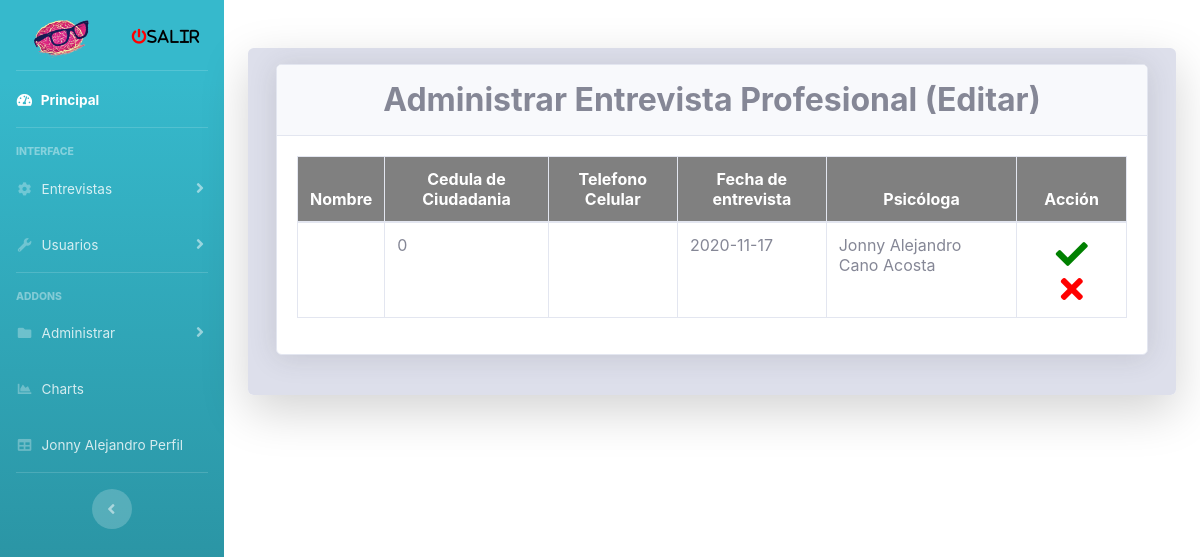
The app's page /View/gestionarEdicionEntrevistaPs.php (signed in) with its own data.
### tables this page shows
CREATE TABLE `entrevistapsicologica` (
  `nombre` varchar(40) NOT NULL,
  `cc` int(12) NOT NULL,
  `dependencia` varchar(20) NOT NULL,
  `cargo` varchar(40) NOT NULL,
  `cargoAspira` varchar(40) NOT NULL,
  `telefono` varchar(30) NOT NULL,
  `aspiracionSal` varchar(10) DEFAULT NULL,
  `fechaEntrevista` date DEFAULT current_timestamp(),
  `psicologa` varchar(30) NOT NULL,
  `responsabilidad` tinyint(1) NOT NULL,
  `productividad` tinyint(1) NOT NULL,
  `gestionCambio` tinyint(1) NOT NULL,
  `innovacion` tinyint(1) NOT NULL,
  `resiliencia` tinyint(1) NOT NULL,
  `confianza` tinyint(1) NOT NULL,
  `dswm1` varchar(5) NOT NULL DEFAULT 'NO',
  `dswm2` varchar(5) NOT NULL DEFAULT 'NO',
  `dswo3` varchar(5) NOT NULL DEFAULT 'NO',
  `dswc4` varchar(5) NOT NULL DEFAULT 'NO',
  `dswp5` varchar(5) NOT NULL DEFAULT 'NO',
  `dswa6` varchar(5) NOT NULL DEFAULT 'NO',
  `dswd7` varchar(5) NOT NULL DEFAULT 'NO',
  `other1` text DEFAULT NULL,
  `dssk1` varchar(5) NOT NULL DEFAULT 'NO',
  `dssp2` varchar(5) NOT NULL DEFAULT 'NO',
  `dssv3` varchar(5) NOT NULL DEFAULT 'NO',
  `dssd4` varchar(5) NOT NULL DEFAULT 'NO',
  `dssd5` varchar(5) NOT NULL DEFAULT 'NO',
  `dssc6` varchar(5) NOT NULL DEFAULT 'NO',
  `other2` text DEFAULT NULL,
  `dsdp1` varchar(5) NOT NULL DEFAULT 'NO',
  `dsdc2` varchar(5) NOT NULL DEFAULT 'NO',
  `dsdi3` varchar(5) NOT NULL DEFAULT 'NO',
  `dsdc4` varchar(5) NOT NULL DEFAULT 'NO',
  `dsdu5` varchar(5) NOT NULL DEFAULT 'NO',
  `dsdm6` varchar(5) NOT NULL DEFAULT 'NO',
  `dsdd7` varchar(5) NOT NULL DEFAULT 'NO',
  `dsdi8` varchar(5) NOT NULL DEFAULT 'NO',
  `dsdi9` varchar(5) NOT NULL DEFAULT 'NO',
  `dsdr10` varchar(5) NOT NULL DEFAULT 'NO',
  `other3` text DEFAULT NULL,
  `comportamientoEtico` varchar(100) NOT NULL,
  `fuenteR` varchar(20) NOT NULL,
  `resultadoI` varchar(3) DEFAULT NULL,
  `inteligenciaE` varchar(30) NOT NULL,
  `candidatoU` varchar(2) NOT NULL,
  `explicacion` text DEFAULT NULL,
  `resolucionProblemas` varchar(30) NOT NULL,
  `observaciones` text DEFAULT NULL,
  `adecuado` varchar(5) NOT NULL DEFAULT 'NO',
  `adecuadoP` varchar(5) NOT NULL DEFAULT 'NO',
  `parcialmente` varchar(5) NOT NULL DEFAULT 'NO',
  `primera` varchar(5) NOT NULL DEFAULT 'NO',
  `segunda` varchar(5) NOT NULL DEFAULT 'NO',
  `noA` varchar(5) NOT NULL DEFAULT 'NO',
  `concepto` text DEFAULT NULL,
  `co` int(11) DEFAULT NULL,
  `terminado` varchar(5) NOT NULL DEFAULT 'False',
  `modificar` varchar(10) NOT NULL DEFAULT 'False'
);

### View/gestionarEdicionEntrevistaPs.php (the view, shortened to what this page needs)
<?php include "../config.php";
if (isset($_SESSION["rol"])) {
  switch ($_SESSION['rol']) {
    case 1:
      include "../template/sidebar.php";
      break;
  }
}
?>
<!DOCTYPE html>
<html xmlns="http://www.w3.org/1999/xhtml">
<?php include FOLDER_TEMPLATE . "head.php"; ?>
<body id="page-top">
  <div class="container">
    <div class="card o-hidden border-0 shadow-lg my-5">
      <div class="card-body p-3 bg-gray-300">
        <div class="row">
          <div class="col-md-12">
            <div class="col-md-12 mx-auto">
              <div class="form-group">
                <div class="card shadow mb-4">
                  <div class="card-header py-3">
                    <center>
                      <h2 class="m-0 font-weight-bold text">Administrar Entrevista Profesional (Editar)</h2>
                    </center>
                  </div>
                  <div class="card-body">
                    <div class="table-responsive">
                      <table class="table table-bordered" width="100%" cellspacing="10">
                        <thead style="background-color: gray; color: white; text-align: center;">
                          <tr>
                            <th>Nombre </th>
                            <th>Cedula de Ciudadania</th>
                            <th>Telefono Celular</th>
                            <th>Fecha de entrevista</th>
                            <th>Psicóloga</th>
                            <th>Acción</th>
                          </tr>
                        </thead>
                        <?php
                        require_once "../Model/conexioon.php";
                        $sql = "SELECT entrevistapsicologica.nombre, entrevistapsicologica.cc, entrevistapsicologica.telefono, entrevistapsicologica.fechaEntrevista, entrevistapsicologica.psicologa, usuario.correo_electronico FROM usuario , entrevistapsicologica where terminado = 'True' and modificar = 'Solicitado' and usuario.co = entrevistapsicologica.co ";
                        $rta = $objCnx->query($sql);
                        while ($datos = $rta->fetch_array()) {
                        ?>
                          <tbody>
                            <tr>
                              <td><?php echo $datos['nombre'] ?></td>
                              <td><?php echo $datos['cc'] ?></td>
                              <td><?php echo $datos['telefono'] ?></td>
                              <td><?php echo $datos['fechaEntrevista'] ?></td>
                              <td><?php echo $datos['psicologa'] ?></td>
                              <td style="text-align: center;">
                                <a href="../Controller/ControllerAprobarEdicionEPs.php?cc=<?php echo $datos['cc'] ?>&&ps=<?php echo $datos['correo_electronico']?>&&persona=<?php echo $datos['nombre']?>"><i class="fas fa-check" title="Aprobar" style="color: green; width: 50px; font-size: 2rem;"></i></a>
                                <a href="../Controller/ControllerNegarEdicionEPS.php?cc=<?php echo $datos['cc'] ?>&&ps=<?php echo $datos['correo_electronico']?>&&persona=<?php echo $datos['nombre']?>"><i class='fas fa-times' title="Negar" style='color: red; width: 50px; font-size: 2rem;'></i></a>
                              </td>
                            </tr>
                          <?php
                        }
                          ?>
                          </tbody>
                      </table>
                    </div>
                  </div>
                </div>
              </div>
            </div>
          </div>
        </div>
</body>
</html>

### View/gestionarEdicionEntrevistaPs.php (style rules this page uses)
i { margin-top: 3px; }
td { width: auto; height: auto; }

### records on screen
entrevistapsicologica: cc "0", fechaEntrevista "2020-11-17", psicologa "Jonny Alejandro Cano Acosta"

### other values on screen
$_SESSION['nombre'] "Jonny Alejandro"
